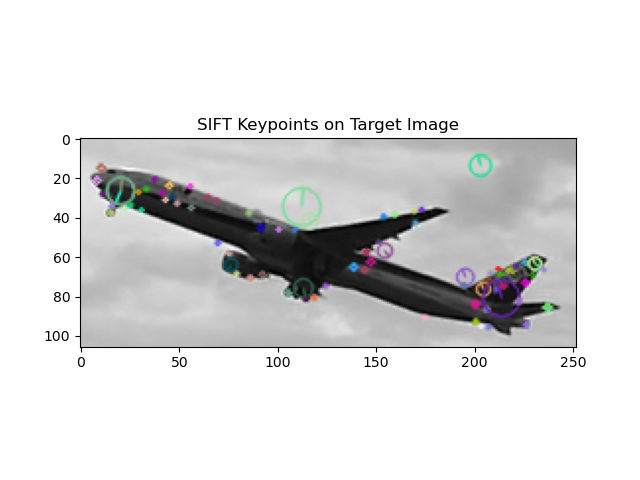
#> input picture JinQiu_HSV_SIFT_YoloV8/SIFT_airplaneFeatures.png, 640 x 480 px, given in place of airplane_takeoff.mp4, which was not available
$ python HSV_airplane.py
#> lines starting #> are read from the running program, lines starting #| are printed output that depends on the picture; after the words box and inside, x2 and y2 are one past the last pixel; in counts of white or black regions, pixels touching at a corner belong together; pictures that were not available may be replaced by others from this repository, and a replacement may not be noted
import cv2  # Import OpenCV library for image and video processing
import numpy as np  # Import NumPy for array operations
import time  # Import time library to track the elapsed time

print("Starting color segmentation...")  # Confirm that the program has started

# Initialize video capture object to read the video
cap = cv2.VideoCapture("video_data/airplane_takeoff.mp4")
if not cap.isOpened():  # Check if the video was opened successfully
    print("Error: Unable to open video file.")
    exit()

print("Video file opened successfully.")  # Confirm that the video file opened correctly

# Create a window to display the trackbars for HSV adjustment
cv2.namedWindow('Trackbars')

# Define a placeholder function for the trackbars
def nothing(x):
    pass

# Create trackbars to control Hue (color), Saturation, and Value (brightness)
cv2.createTrackbar('Hue Min', 'Trackbars', 0, 179, nothing)  # Minimum Hue
cv2.createTrackbar('Hue Max', 'Trackbars', 179, 179, nothing)  # Maximum Hue
cv2.createTrackbar('Sat Min', 'Trackbars', 0, 255, nothing)  # Minimum Saturation
cv2.createTrackbar('Sat Max', 'Trackbars', 255, 255, nothing)  # Maximum Saturation
cv2.createTrackbar('Val Min', 'Trackbars', 0, 255, nothing)  # Minimum Value
cv2.createTrackbar('Val Max', 'Trackbars', 255, 255, nothing)  # Maximum Value

# List to store the paths of the centroids
paths = []
start_time = time.time()  # Record the start time of the video

while True:
    # Read a frame from the video capture object
    ret, frame = cap.read()
#> frame is the input picture: shape (480, 640, 3); mean B, G, R 221.7, 221.5, 221.4
    if not ret:
        # If no frame is returned, reset the video to the first frame for looping
        cap.set(cv2.CAP_PROP_POS_FRAMES, 0)
        continue

    # Resize the frame to reduce its size for faster processing
    frame = cv2.resize(frame, (0, 0), fx=0.5, fy=0.5)
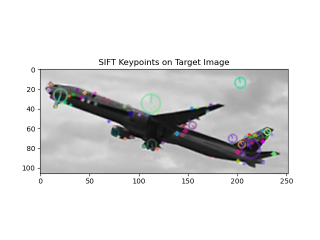
#> frame: shape (240, 320, 3); mean B, G, R 221.7, 221.6, 221.5

    # Convert the frame from BGR color space to HSV
    hsv = cv2.cvtColor(frame, cv2.COLOR_BGR2HSV)
#> hsv: shape (240, 320, 3); mean H, S, V 3.7, 2.9, 222.4

    # Get the current values of the trackbars
    hue_min = cv2.getTrackbarPos('Hue Min', 'Trackbars')
    hue_max = cv2.getTrackbarPos('Hue Max', 'Trackbars')
    sat_min = cv2.getTrackbarPos('Sat Min', 'Trackbars')
    sat_max = cv2.getTrackbarPos('Sat Max', 'Trackbars')
    val_min = cv2.getTrackbarPos('Val Min', 'Trackbars')
    val_max = cv2.getTrackbarPos('Val Max', 'Trackbars')

    # Define the lower and upper bounds for the HSV mask
    lower_bound = np.array([hue_min, sat_min, val_min])
    upper_bound = np.array([hue_max, sat_max, val_max])

    # Create a mask based on the HSV bounds
    mask = cv2.inRange(hsv, lower_bound, upper_bound)
#> mask: shape (240, 320); every value is 255
    contours, _ = cv2.findContours(mask, cv2.RETR_EXTERNAL, cv2.CHAIN_APPROX_SIMPLE)
#> contours = [[[0, 0], [0, 239], [319, 239], [319, 0]]]

    # Create a copy of the frame to draw the tracking results
    output_frame = frame.copy()
    new_centroids = []  # List to store new centroids in the current frame

    # Iterate over all detected contours and draw green bounding boxes
    for contour in contours:
        if cv2.contourArea(contour) > 500:  # Filter out small contours
            x, y, w, h = cv2.boundingRect(contour)  # Get bounding box coordinates
            cv2.rectangle(output_frame, (x, y), (x + w, y + h), (0, 255, 0), 2)  # Draw green rectangle

            # Calculate the centroid of the bounding box
            cx = x + w // 2
            cy = y + h // 2
            new_centroids.append((cx, cy))  # Store the centroid coordinates
#> this loop made 1 pass
#> (contour, x, y, w, h, cx, cy) on pass 1: ([[0, 0], [0, 239], [319, 239], [319, 0]], 0, 0, 320, 240, 160, 120)
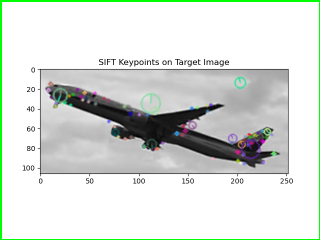
#> output_frame: shape (240, 320, 3); 2.18% of pixels changed, all inside (x1, y1, x2, y2) = (0, 0, 320, 240)
#> after the loop, new_centroids = [(160, 120)]

    # Calculate the elapsed time since the video started
    elapsed_time = time.time() - start_time

    # Only update and draw paths after 100 seconds
    if elapsed_time > 100:
        if len(new_centroids) > 0:
            for centroid in new_centroids:
                found = False
                for path in paths:
                    if len(path) > 0 and np.linalg.norm(np.array(path[-1]) - np.array(centroid)) < 50:
                        # Ensure the centroid is within the green bounding box
                        if x <= centroid[0] <= x + w and y <= centroid[1] <= y + h:
                            path.append(centroid)  # Add the centroid to the path
                            found = True
                            break
                if not found:
                    paths.append([centroid])  # Create a new path for the centroid

        # Keep only the last 25 points in each path
        for path in paths:
            if len(path) > 25:
                del path[:-25]

        # Draw the paths on the output frame
        for path in paths:
            if len(path) > 1:
                for i in range(len(path) - 1):
                    cv2.line(output_frame, path[i], path[i + 1], color=(0, 0, 255), thickness=2)

    # Adjust window size and display the mask and output frame
    cv2.namedWindow('Mask', cv2.WINDOW_NORMAL)
    cv2.namedWindow('Segmented with Bounding Boxes and Path Tracking', cv2.WINDOW_NORMAL)
    cv2.resizeWindow('Mask', 600, 300)
    cv2.resizeWindow('Segmented with Bounding Boxes and Path Tracking', 600, 300)

    cv2.imshow('Mask', mask)  # Display the mask window
    cv2.imshow('Segmented with Bounding Boxes and Path Tracking', output_frame)  # Display the output window

    # Exit the loop if 'q' is pressed
    if cv2.waitKey(1) & 0xFF == ord('q'):
#> (key q is pressed here)
        print("Quitting...")
        break

# Release the video capture object and close all OpenCV windows
cap.release()
cv2.destroyAllWindows()

$ run again, on JinQiu_HSV_SIFT_YoloV8/SIFT_yellowFish_Features.png
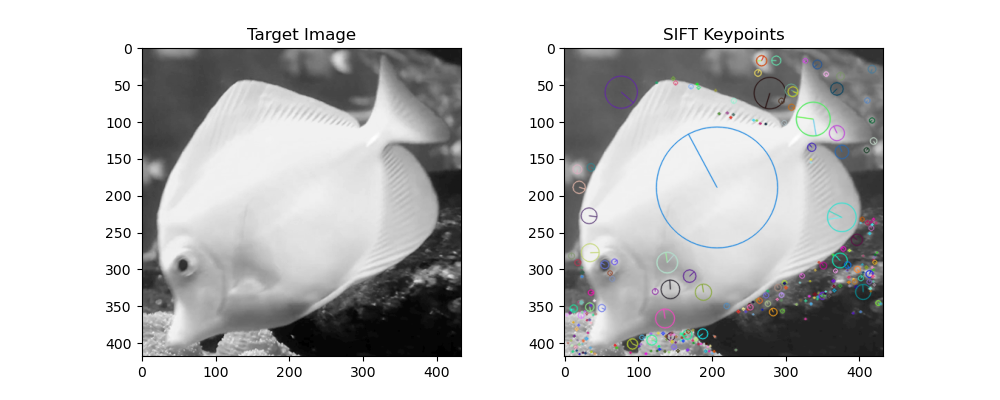
#> input picture JinQiu_HSV_SIFT_YoloV8/SIFT_yellowFish_Features.png, 1000 x 400 px, given in place of airplane_takeoff.mp4, which was not available
#> frame is the input picture: shape (400, 1000, 3); mean B, G, R 201.7, 201.6, 201.4
#> `frame = cv2.resize(frame, (0, 0), fx=0.5, fy=0.5)`:
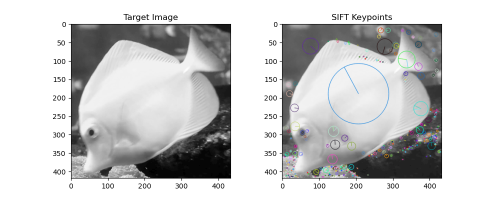
#> frame: shape (200, 500, 3); mean B, G, R 201.8, 201.7, 201.5
#> hsv: shape (200, 500, 3); mean H, S, V 3.5, 2.1, 202.3
#> mask: shape (200, 500); every value is 255
#> contours = [[[0, 0], [0, 199], [499, 199], [499, 0]]]
#> the loop `for contour in contours:` made 1 pass
#> (contour, x, y, w, h, cx, cy) on pass 1: ([[0, 0], [0, 199], [499, 199], [499, 0]], 0, 0, 500, 200, 250, 100)
#> after the loop `for contour in contours:`:
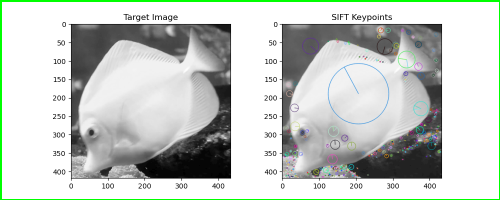
#> output_frame: shape (200, 500, 3); 2.09% of pixels changed, all inside (x1, y1, x2, y2) = (0, 0, 500, 200)
#> after the loop `for contour in contours:`: new_centroids = [(250, 100)]
